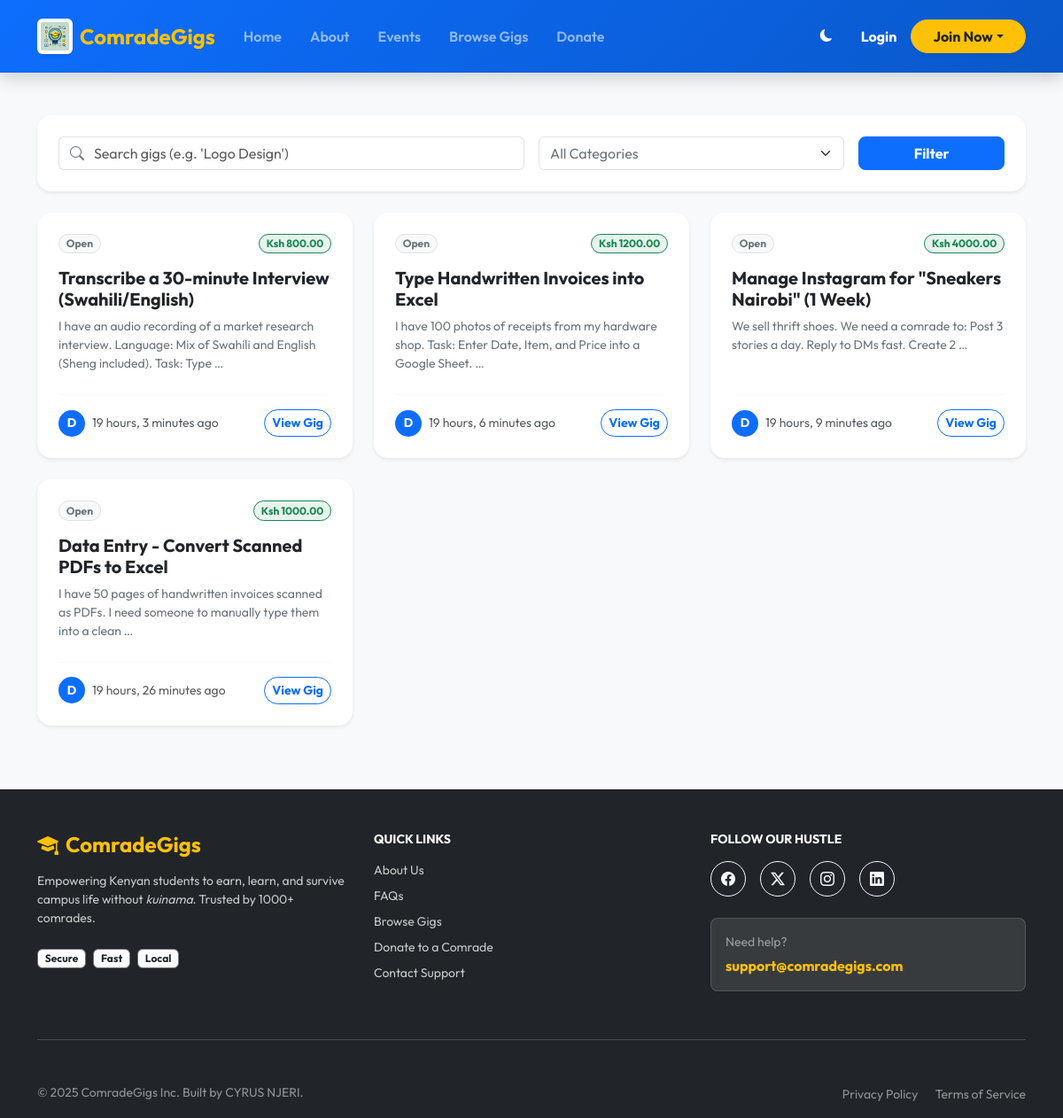
Before: /gigs/ with the older database file.
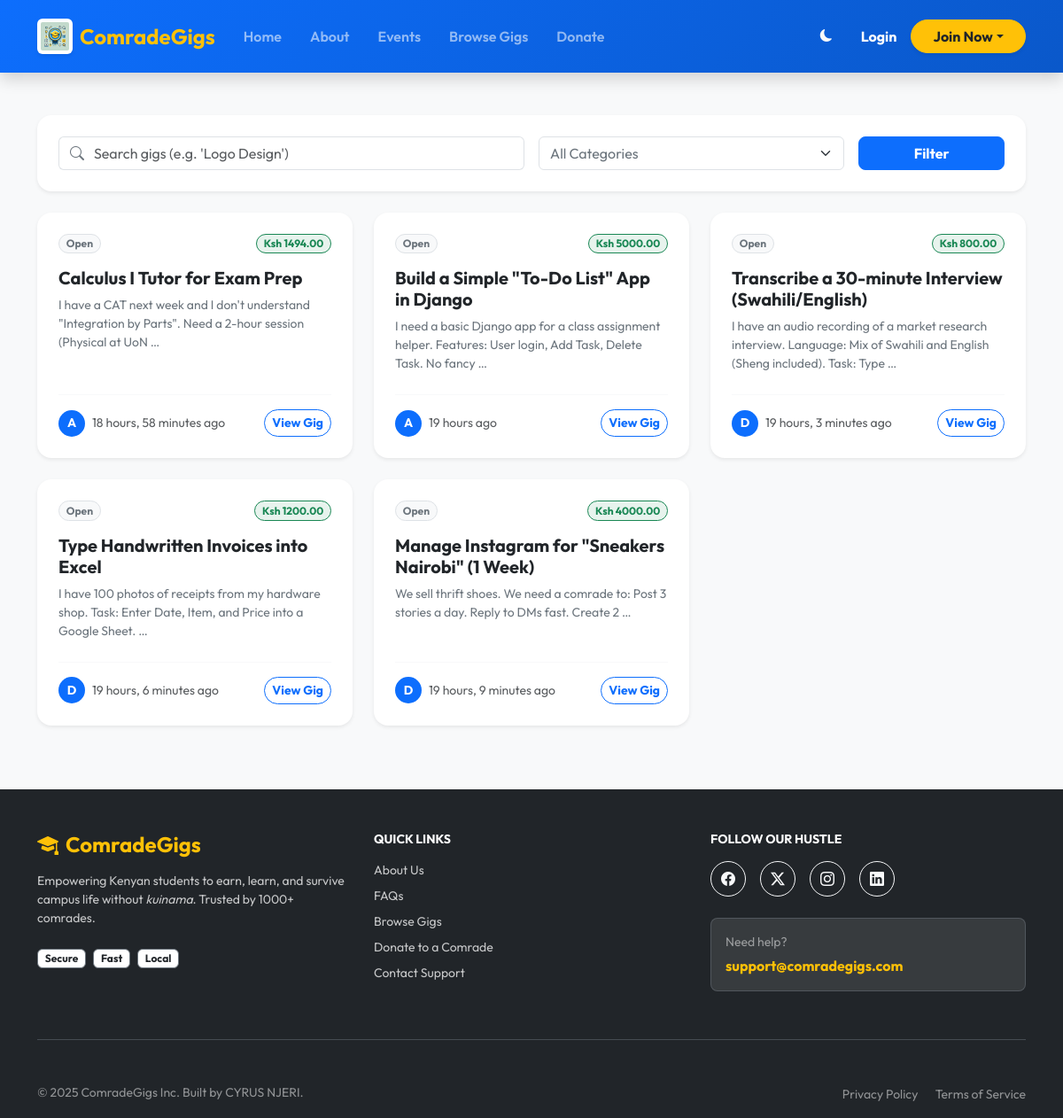
After: the same page with the newer database file.
### myapp/models.py (models this page shows, shortened)
class Job(models.Model):
    STATUS_CHOICES = (
        ('open', 'Open'),
        ('review', 'Under Review'),
        ('assigned', 'In Progress'),
        ('completed', 'Completed'),
        ('cancelled', 'Cancelled'),
    )
    client = models.ForeignKey(User, on_delete=models.CASCADE, related_name='posted_jobs')
    assigned_to = models.ForeignKey(User, on_delete=models.SET_NULL, null=True, blank=True, related_name='assigned_jobs')
    title = models.CharField(max_length=200)
    description = models.TextField()
    required_skills = models.ManyToManyField(Skill, blank=True)
    budget = models.DecimalField(max_digits=10, decimal_places=2)
    deadline = models.DateTimeField(null=True, blank=True)
    status = models.CharField(max_length=20, choices=STATUS_CHOICES, default='review')
    created_at = models.DateTimeField(auto_now_add=True)
    completed_at = models.DateTimeField(null=True, blank=True)

class User(AbstractUser):
    role = models.CharField(max_length=10, choices=ROLE_CHOICES, default='student')
    is_verified = models.BooleanField(default=False)
    phone_number = models.CharField(max_length=15, blank=True, null=True, help_text="Required for M-Pesa")
    profile_image = models.ImageField(upload_to='profiles/', blank=True, null=True)

### myapp/views.py (the view)
# urls.py: path('gigs/', views.job_list, name='job_list'),
def job_list(request):
    jobs = Job.objects.filter(status='open').order_by('-created_at')
    query = request.GET.get('q')
    if query:
        jobs = jobs.filter(title__icontains=query)
    return render(request, 'student/job_list.html', {'jobs': jobs})

### myapp/templates/student/job_list.html (shortened to what this page needs)
{% extends "base.html" %}
{% load static %}
{% block content %}
<section class="py-4 bg-light">
  <div class="container">
    <div class="card border-0 shadow-sm rounded-4 p-4 mb-4">
      <form method="get" class="row g-3 align-items-center">
        <div class="col-md-6">
          <div class="input-group">
            <span class="input-group-text bg-white border-end-0"><i class="bi bi-search text-secondary"></i></span>
            <input type="text" name="q" class="form-control border-start-0 ps-0" placeholder="Search gigs (e.g. 'Logo Design')">
          </div>
        </div>
        <div class="col-md-4">
          <select name="category" class="form-select text-secondary">
            <option value="">All Categories</option>
          </select>
        </div>
        <div class="col-md-2">
          <button class="btn btn-primary w-100 fw-bold rounded-3">Filter</button>
        </div>
      </form>
    </div>
    <div class="row g-4">
      {% for job in jobs %}
      <div class="col-md-6 col-lg-4">
        <div class="card h-100 border-0 shadow-sm rounded-4 hover-lift overflow-hidden">
          <div class="card-body p-4 d-flex flex-column">
            <div class="d-flex justify-content-between align-items-start mb-3">
              <span class="badge bg-light text-secondary border rounded-pill small">{{ job.get_status_display }}</span>
              <span class="badge bg-success bg-opacity-10 text-success border border-success rounded-pill fw-bold">Ksh {{ job.budget }}</span>
            </div>
            <h5 class="fw-bold text-dark mb-2">
              <a href="{% url 'myapp:job_detail' job.id %}" class="text-decoration-none text-dark">{{ job.title }}</a>
            </h5>
            <p class="text-secondary small mb-4 flex-grow-1">
              {{ job.description|truncatewords:20 }}
            </p>
            <div class="d-flex align-items-center justify-content-between mt-auto pt-3 border-top border-light">
              <div class="d-flex align-items-center">
                <div class="bg-primary text-white rounded-circle d-flex align-items-center justify-content-center me-2 small fw-bold" style="width: 30px; height: 30px;">
                  {{ job.client.username|slice:":1"|upper }}
                </div>
                <small class="text-muted">{{ job.created_at|timesince }} ago</small>
              </div>
              <a href="{% url 'myapp:job_detail' job.id %}" class="btn btn-sm btn-outline-primary rounded-pill fw-bold">View Gig</a>
            </div>
          </div>
        </div>
      </div>
      {% endfor %}
    </div>
  </div>
</section>
{% endblock %}

Changed rows visible on the page:
no longer on this page (row edited): Job: status "Open", budget "1000.00", title "Data Entry - Convert Scanned PDFs to Excel", description "I have 50 pages of handwritten invoices scanned as PDFs. I need someone to manually type them into a clean …", client.username "D", created_at "19 hours, 26 minutes"
now on this page (row edited): Job: status "Open", budget "1494.00", title "Calculus I Tutor for Exam Prep", description "I have a CAT next week and I don't understand \"Integration by Parts\". Need a 2-hour session (Physical at UoN …", client.username "A", created_at "18 hours, 58 minutes"
now on this page (row edited): Job: status "Open", budget "5000.00", title "Build a Simple \"To-Do List\" App in Django", description "I need a basic Django app for a class assignment helper. Features: User login, Add Task, Delete Task. No fancy …", client.username "A", created_at "19 hours"
